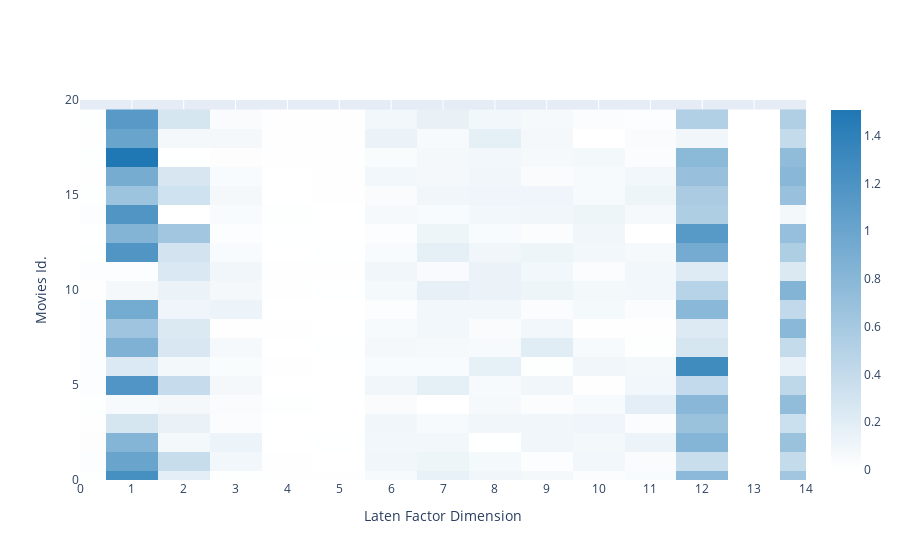

Notebook code cell kept with this figure:
### Code cell
trace = go.Heatmap(z=q_u_DF.iloc[:,1:].values[:20],
                   x=q_u_DF.columns[1:].values,
                   y=q_u_DF.index.values[:20],
                   colorscale=[[0.0, 'rgb(255,255,255)'], [1.0, 'rgb(31, 119, 180)']])

layout = go.Layout(
    xaxis=dict(
        title='Laten Factor Dimension',
        range=[0, 14]
    ),
    yaxis=dict(
        title='Movies Id.',
        range=[0, 20]
    )
)


data=[trace]

fig = go.Figure(data=data, layout=layout)

#iplot(data, filename='labelled-heatmap')
iplot(fig, filename='axes-range-manual')

### Figure 1 — Plotly figure (JSON) as saved in the notebook; plotly's stock layout.template omitted (floating-point values rounded to 4 significant figures; data arrays with more than 128 entries replaced by an {"elided": "..."} marker saying what was removed)
{"data": [{"colorscale": [[0, "rgb(255,255,255)"], [1, "rgb(31, 119, 180)"]], "type": "heatmap", "x": ["0", "1", "2", "3", "4", "5", "6", "7", "8", "9", "10", "11", "12", "13", "14"], "y": [0, 1, 2, 3, 4, 5, 6, 7, 8, 9, 10, 11, 12, 13, 14, 15, 16, 17, 18, 19], "z": {"elided": "20x15 float values"}}], "layout": {"autosize": true, "xaxis": {"range": [0, 14], "title": {"text": "Laten Factor Dimension"}, "type": "category"}, "yaxis": {"range": [0, 20], "title": {"text": "Movies Id."}, "type": "linear"}}}
